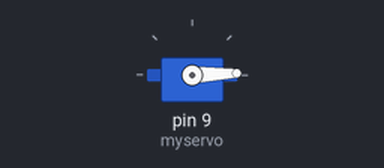
Recording of a sketch running on a simulated Arduino Uno, built with avr-gcc and run on an emulated ATmega328P. Shown: servo.

Above: at 0.05 s.
At 0.95 s:
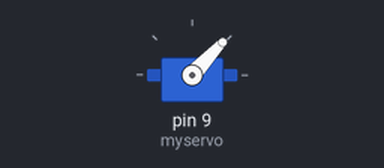
At 1.65 s:
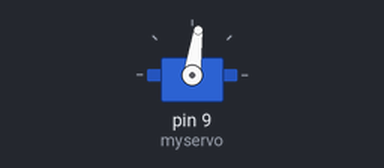
At 3.3 s:
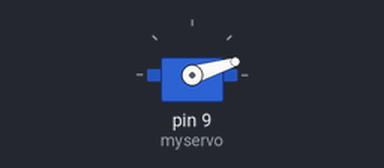
Timing chart, 0 to 8.4 s (numbered marks = the images above):
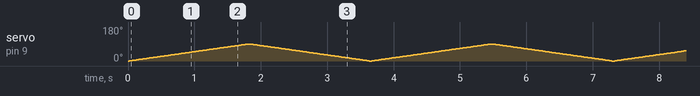

The sketch:

exoskeleton_servo.ino
```cpp
// TETRA TMU kit demonstration: Arduino servo sweep
// Reproduced from the provided kit's Wokwi example for documentation.
// Original simulation: https://wokwi.com/projects/444032132243994625
#include <Servo.h>

Servo myservo;
int pos = 0;

void setup() {
  myservo.attach(9);
}

void loop() {
  for (pos = 0; pos <= 90; pos += 1) {
    myservo.write(pos);
    delay(20);
  }
  for (pos = 90; pos >= 0; pos -= 1) {
    myservo.write(pos);
    delay(20);
  }
}
```
